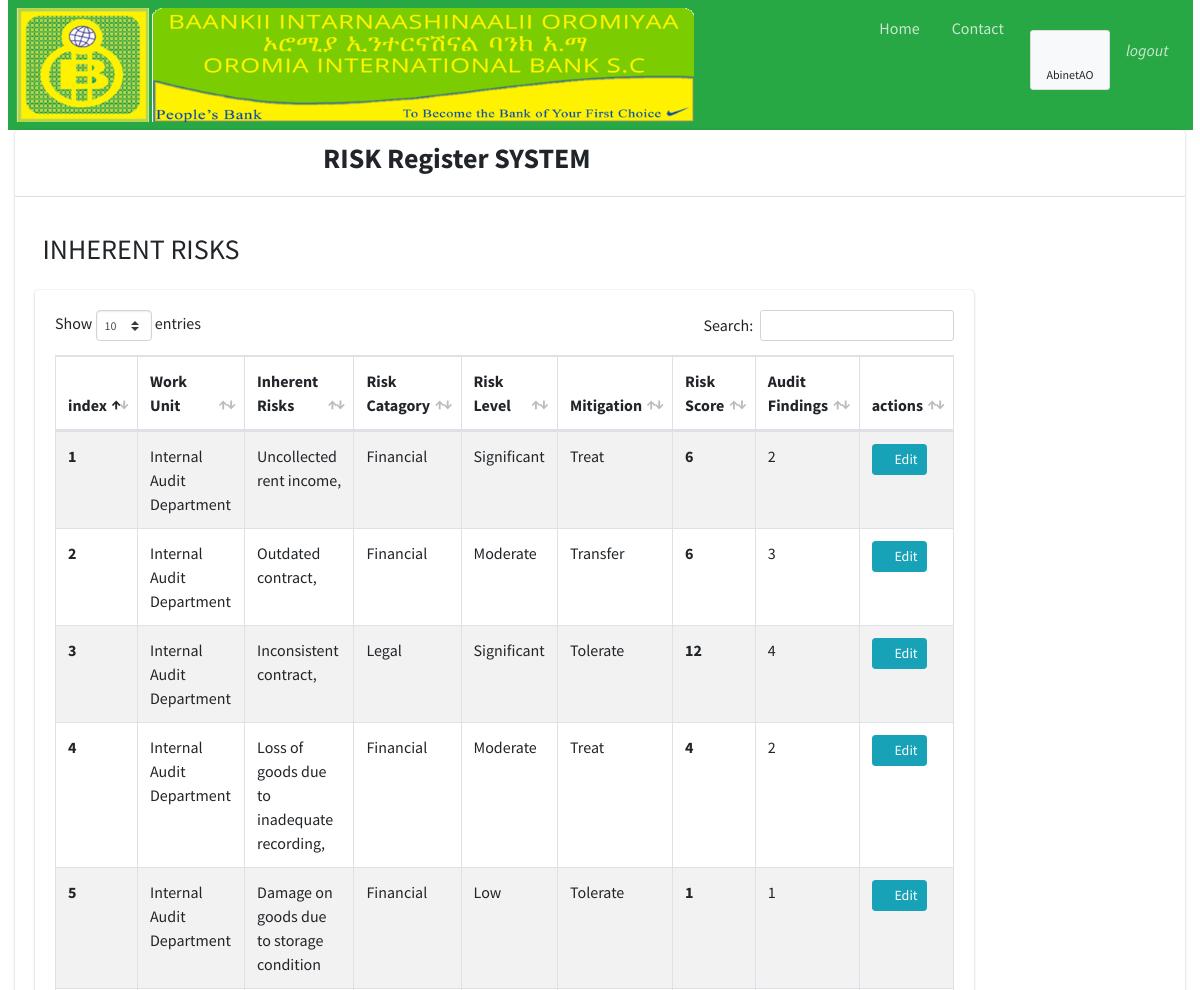
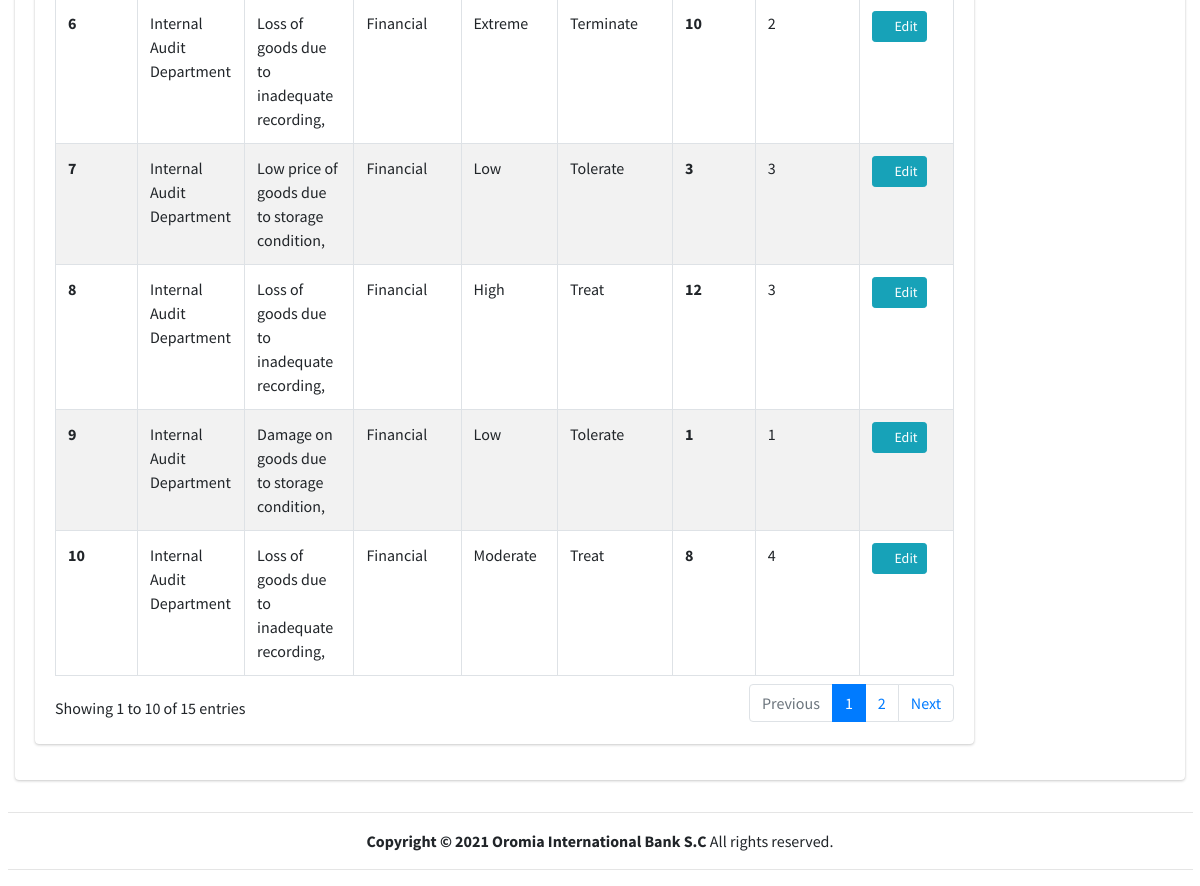
Page /iadUser/ (signed in) on the committed database (2 pictures, top to bottom).
### start1/models.py (models this page shows, shortened)
class CustomUser(AbstractUser):
    working_Place = models.ForeignKey(WorkUnit, null=True, blank=True, on_delete=models.CASCADE)
    is_Rmcd_User = models.BooleanField(default=False)
    is_Iad_USer = models.BooleanField(default=False)
    def __str__(self):
        return self.username

class InherentRisk(models.Model):
    RISKCATAGORY = (('Financial','Financial'),('Reputational','Reputational'),('Marketing','Marketing'),('Legal','Legal'),)
    CHOICES = (('AV', 'Available'), ('NA', 'Not Available'),)
    FREQUENCYOFEXPOSURE =(('Daily', 'Daily'),('Weekly', 'Weekly'),('Monthly', 'Monthly'),('Quarterly', 'Quarterly'),('Semi Anually', 'Semi Anually'),('Anually', 'Anually'),)
    RISKCONDITION = (('Tolerable', 'Tolerable'), ('Reversible', 'Reversible'), ('costly', 'Costly Reversible'), ('Unreversible', 'Unreversible'))
    RISKMITIGATION = (('Tolerate', 'Tolerate'), ('Treat', 'Treat'), ('Transfer', 'Transfer'), ('Terminate', 'Terminate'),)
    added_by = models.ForeignKey(settings.AUTH_USER_MODEL, null=True, blank=True, on_delete=models.SET_NULL)
    objective = models.ForeignKey(Objective, on_delete=models.CASCADE, null=False, blank=False)
    name = models.CharField(max_length=300,null=False, blank=True)
    risk_Catagory = models.CharField(max_length=30, choices = RISKCATAGORY, null=False, blank=True)
    it_System = models.CharField(max_length=30, choices = CHOICES, null=False, blank=True)
    privilage = models.CharField(max_length=30, choices = CHOICES, null=False, blank=True)
    procedure_Manual = models.CharField(max_length=30, choices = CHOICES, null=False, blank=True)
    maker_Checker = models.CharField(max_length=30, choices = CHOICES, null=False, blank=True)
    dual_Control = models.CharField(max_length=30, choices = CHOICES, null=False, blank=True)
    frequency_of_Exposure = models.CharField(max_length=30, choices = FREQUENCYOFEXPOSURE, null=False, blank=True)
    monetary_Value = models.DecimalField(decimal_places=2, max_digits=20, null=True, blank=True)
    risk_Condition = models.CharField(max_length=30, choices = RISKCONDITION, null=False, blank=True)
    risk_Mitigation = models.CharField(max_length=30, choices=RISKMITIGATION, null=False, blank=True)
    owner = models.CharField(max_length=300,null=False, blank=True)
    target_Completion = models.DateField(max_length=300, null=False, blank=True)
    management_Plan = models.TextField(null=False, blank=True)
    unrectified_Audit_Findings = models.IntegerField(null=True, blank=True)
    level = models.IntegerField(null=True, blank=True)
    def level_word(self):
        if self.level == 1:
            return "Low"
        elif self.level == 2:
            return "Moderate"
        elif self.level == 3:
            return "Significant"
        elif self.level == 4:
            return "High"
        elif self.level == 5:
            return "Extreme"
        else:
            return "None"
    def score(self):
        if self.unrectified_Audit_Findings and self.level and self.level!=666:
            return self.unrectified_Audit_Findings * self.level
        else:
            return -1

class WorkUnit(models.Model):
    TYPE = (('Office', 'Office'), ('Department', 'Department'), ('Branch', 'Branch'))
    type = models. CharField(max_length=30, choices=TYPE)
    name = models.CharField(max_length=300)
    def __str__(self):
        return self.name

### start1/views.py (the view)
# urls.py: path('iadUser/', views.iadUser, name='iadUser'),
@login_required(login_url='login')
def iadUser(request):
    IR = InherentRisk.objects.all()
    form = IadUserForm()
    context = {'inherentRisk':IR, 'form':form}
    return render(request, 'iadUser.html', context)

### start1/forms.py
class IadUserForm(forms.ModelForm):
    class Meta:
        model = InherentRisk
        fields = ['name', 'unrectified_Audit_Findings']

### start1/templates/iadUser.html (shortened to what this page needs)
{% extends "base.html" %}
{% block page_content %}
        <div class="container-fluid">
            <p>
              <div class="row">
                 <div class="col-9"><h3> INHERENT RISKS</i> </h3></div>
                 <div class="col-3">
                 </div>
                 </div>
              </div>
            <div class="row">
              <div class="col-10">
                <div>
                  <div class="card card-body">
                   <table id="example1" class="table table-bordered table-striped">
                    <thead>
                        <th>index</th>
                        <th>Work Unit</th>
                        <th>Inherent Risks</th>
                        <th>Risk Catagory</th>
                        <th>Risk Level</th>
                        <th>Mitigation</th>
                        <th>Risk Score</th>
                        <th>Audit Findings</th>
                        <th>actions</th>
                    </thead>
                    {% for ma in inherentRisk reversed %}
                       <tr>
                           <th>{{ forloop.counter }}</th>
                           <td>{{ma.added_by.working_Place}}</td>
                           <td>{{ma.name}}</td>
                           <td>{{ma.risk_Catagory}}</td>
                           <td>{{ma.level_word}}</td>
                           <td>{{ma.risk_Mitigation}}</td>
                           {%if ma.score == -1 %}
                             <td>Unknown</td>
                           {%else%}
                           <td><b>{{ma.score}}</b></td>
                           {%endif%}
                           <td>{{ma.unrectified_Audit_Findings}}</td>
                           <td>
                            <a class="btn btn-info btn-sm" href="{% url 'updateIadUser' ma.id %}">
                                <i class="fas fa-pencil-alt">
                                </i>
                                Edit
                            </a>
                         </td>
                       </tr>
                    {%endfor%}
                   </table>
                  </div>
                </div>
              </div>
              <div class="col-2">
              </div>
            </div>
          </div>
{% endblock %}

### start1/templates/base.html (shortened to what this page needs)
{% load static%}
<!DOCTYPE html>
<html lang="en">
<head>
  <link rel="stylesheet" href=" {% static 'plugins/fontawesome-free/css/all.min.css' %}">
  <link rel="stylesheet" href="{% static 'dist/css/adminlte.min.css' %}">
  <link rel="stylesheet" href="{% static 'plugins/datatables-bs4/css/dataTables.bootstrap4.min.css' %}">
  <link rel="stylesheet" href="{% static 'plugins/datatables-responsive/css/responsive.bootstrap4.min.css' %}">
</head>
<body class="hold-transition sidebar-mini">
    <div class="container-fluid">
        <nav class="navbar navbar-expand navbar-green navbar-dark">
            <ul class="navbar-nav">
              <li>
                <img src="{% static 'images/oib.png' %}" alt="OIB LOGO" style="width: 80%; height:100%" >
              </li>
               <li class="nav-item d-none d-sm-inline-block">
                <a href="{% url 'homepage' %}" class="nav-link">Home</a>
              </li>
              <li class="nav-item d-none d-sm-inline-block">
                <a href="#" class="nav-link">Contact</a>
              </li>
            </ul>
            <ul class="navbar-nav ml-auto">
              <li class="nav-item dropdown">
                <a class="btn btn-app">
                  <i class="fas fa-users"></i> {{request.user}}
                </a>
              </li>
              <li class="nav-item dropdown">
                <a class="nav-link" href="{% url 'logout' %}">
                  <i>logout</i>
                </a>
              </li>
            </ul>
          </nav>
          <section class="content">
            <div class="container-fluid">
              <div class="row">
              <div class="col-12">
          <div class="card">
            <div class="card-header">
              <div class="row">
              <div class="col-9">
                <h3 class="text-center"> <b>RISK Register SYSTEM </b></h3>
              </div>
              <div class="col-3">
              </div>
            </div>
            </div>
            <div class="card-body">
        {% block page_content %}
        {% endblock %}
            </div>
          </div>
          </div>
          </div>
          </div>
    <div class=" footer container-fluid text-center">
      <hr>
        <strong>Copyright &copy; 2021 <a href="#"></a>Oromia International Bank S.C </strong> All rights reserved.
      <hr>
    </div>
</body>
</html>

### rows in the picture
CustomUser: user "AbinetAO"
InherentRisk: added_by.working_Place "Internal Audit Department", name "Uncollected rent income,", risk_Catagory "Financial", level_word "Significant", risk_Mitigation "Treat", score "6", unrectified_Audit_Findings "2"
InherentRisk: added_by.working_Place "Internal Audit Department", name "Outdated contract,", risk_Catagory "Financial", level_word "Moderate", risk_Mitigation "Transfer", score "6", unrectified_Audit_Findings "3"
InherentRisk: added_by.working_Place "Internal Audit Department", name "Inconsistent contract,", risk_Catagory "Legal", level_word "Significant", risk_Mitigation "Tolerate", score "12", unrectified_Audit_Findings "4"
InherentRisk: added_by.working_Place "Internal Audit Department", name "Loss of goods due to inadequate recording,", risk_Catagory "Financial", level_word "Moderate", risk_Mitigation "Treat", score "4", unrectified_Audit_Findings "2"
InherentRisk: added_by.working_Place "Internal Audit Department", name "Damage on goods due to storage condition", risk_Catagory "Financial", level_word "Low", risk_Mitigation "Tolerate", score "1", unrectified_Audit_Findings "1"
InherentRisk: added_by.working_Place "Internal Audit Department", name "Loss of goods due to inadequate recording,", risk_Catagory "Financial", level_word "Extreme", risk_Mitigation "Terminate", score "10", unrectified_Audit_Findings "2"
InherentRisk: added_by.working_Place "Internal Audit Department", name "Low price of goods due to storage condition,", risk_Catagory "Financial", level_word "Low", risk_Mitigation "Tolerate", score "3", unrectified_Audit_Findings "3"
InherentRisk: added_by.working_Place "Internal Audit Department", name "Loss of goods due to inadequate recording,", risk_Catagory "Financial", level_word "High", risk_Mitigation "Treat", score "12", unrectified_Audit_Findings "3"
InherentRisk: added_by.working_Place "Internal Audit Department", name "Damage on goods due to storage condition,", risk_Catagory "Financial", level_word "Low", risk_Mitigation "Tolerate", score "1", unrectified_Audit_Findings "1"
InherentRisk: added_by.working_Place "Internal Audit Department", name "Loss of goods due to inadequate recording,", risk_Catagory "Financial", level_word "Moderate", risk_Mitigation "Treat", score "8", unrectified_Audit_Findings "4"
